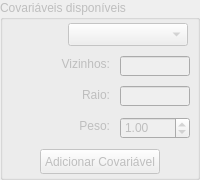
      <widget class="QGroupBox" name="groupBox_SVM">
       <property name="enabled">
        <bool>false</bool>
       </property>
       <property name="geometry">
        <rect>
         <x>500</x>
         <y>5</y>
         <width>200</width>
         <height>180</height>
        </rect>
       </property>
       <property name="title">
        <string>Covariáveis disponíveis</string>
       </property>
       <widget class="QLabel" name="label_98">
        <property name="geometry">
         <rect>
          <x>20</x>
          <y>118</y>
          <width>90</width>
          <height>16</height>
         </rect>
        </property>
        <property name="text">
         <string>Peso:</string>
        </property>
        <property name="alignment">
         <set>Qt::AlignRight|Qt::AlignTrailing|Qt::AlignVCenter</set>
        </property>
       </widget>
       <widget class="QDoubleSpinBox" name="doubleSpinBox_Weight_IDW">
        <property name="geometry">
         <rect>
          <x>120</x>
          <y>117</y>
          <width>70</width>
          <height>22</height>
         </rect>
        </property>
        <property name="minimum">
         <double>0.250000000000000</double>
        </property>
        <property name="maximum">
         <double>3.000000000000000</double>
        </property>
        <property name="singleStep">
         <double>0.250000000000000</double>
        </property>
        <property name="value">
         <double>1.000000000000000</double>
        </property>
       </widget>
       <widget class="QLabel" name="label_91">
        <property name="geometry">
         <rect>
          <x>20</x>
          <y>56</y>
          <width>90</width>
          <height>16</height>
         </rect>
        </property>
        <property name="text">
         <string>Vizinhos:</string>
        </property>
        <property name="alignment">
         <set>Qt::AlignRight|Qt::AlignTrailing|Qt::AlignVCenter</set>
        </property>
       </widget>
       <widget class="QLineEdit" name="lineEdit_SVM_VBRaio">
        <property name="geometry">
         <rect>
          <x>120</x>
          <y>86</y>
          <width>70</width>
          <height>20</height>
         </rect>
        </property>
       </widget>
       <widget class="QLineEdit" name="lineEdit_SVM_VBNumMax">
        <property name="geometry">
         <rect>
          <x>120</x>
          <y>56</y>
          <width>70</width>
          <height>20</height>
         </rect>
        </property>
       </widget>
       <widget class="QLabel" name="label_92">
        <property name="geometry">
         <rect>
          <x>20</x>
          <y>87</y>
          <width>90</width>
          <height>16</height>
         </rect>
        </property>
        <property name="text">
         <string>Raio:</string>
        </property>
        <property name="alignment">
         <set>Qt::AlignRight|Qt::AlignTrailing|Qt::AlignVCenter</set>
        </property>
       </widget>
       <widget class="QComboBox" name="comboBox_SVM_Features">
        <property name="enabled">
         <bool>false</bool>
        </property>
        <property name="geometry">
         <rect>
          <x>68</x>
          <y>23</y>
          <width>120</width>
          <height>23</height>
         </rect>
        </property>
       </widget>
       <widget class="QPushButton" name="pushButton_SVM_Add_Feature">
        <property name="geometry">
         <rect>
          <x>40</x>
          <y>149</y>
          <width>120</width>
          <height>25</height>
         </rect>
        </property>
        <property name="text">
         <string>Adicionar Covariável</string>
        </property>
       </widget>
      </widget>
